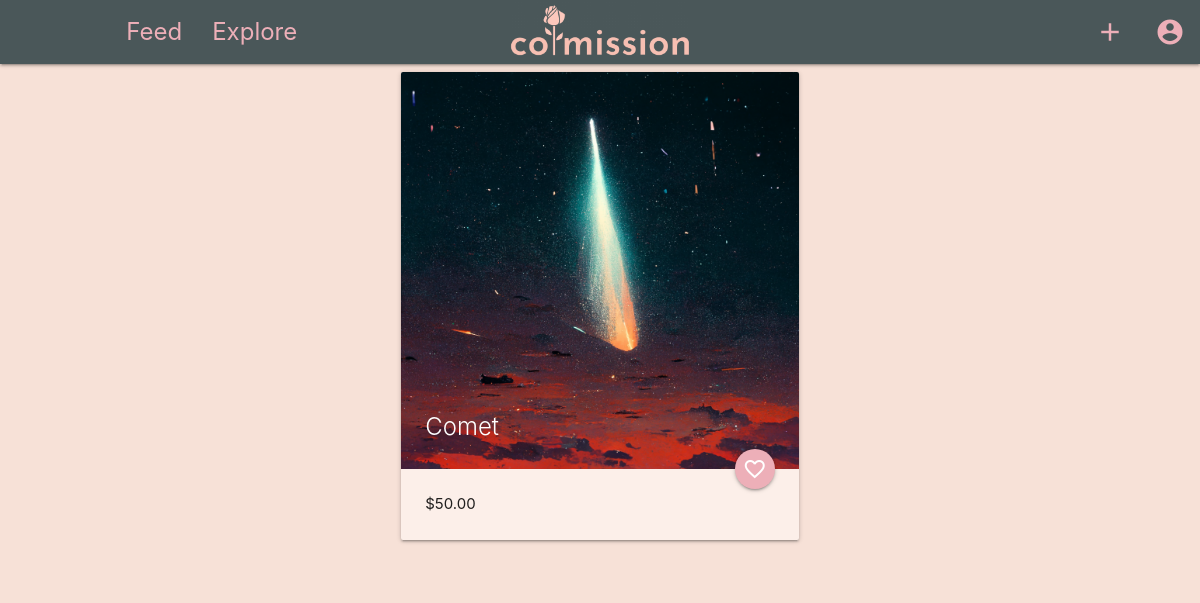
Page /listing/1 (signed in) on the committed database.
### app/models.py (models this page shows, shortened)
class Post(db.Model):
    id = Column(Integer, primary_key=True)
    image_path = Column(String, nullable=False)
    caption = Column(String)
    artist_id = Column(Integer, ForeignKey("user.id"), nullable=False)
    artist = relationship("User", back_populates="posts")
    posted_at = Column(DateTime, nullable=False)
    price = Column(Float)
    tags = relationship("Tag", back_populates="post")

### app/routes.py (the view)
@app.route("/listing/<int:post_id>")
def listing(post_id):
    post = Post.query.filter_by(id=post_id).first_or_404()
    artist = User.query.filter_by(id=post.artist_id).first()
    like = Likes.query.filter_by(user_id=current_user.id, post_id=post_id).first()
    if like:
        liked = True
    else:
        liked = False
    return render_template("listing.html", post=post, artist=artist, liked=liked)

### app/models.py (called while the page is built)
@login.user_loader
def load_user(id):
    return User.query.get(int(id))

### app/templates/listing.html (shortened to what this page needs)
{% extends "base.html" %}
{% block app_content %}
<div class="row">
  <div class="col s12 offset-s3">
    <span class="purchase-el">
      <div class="row">
        <div class="col s12 m6">
          <div class="card">
            <div class="card-image">
              <img src="{{post.image_path}}">
              <span class="card-title">{{post.caption}}</span>
              {% if current_user.is_authenticated %}
              {% if not liked %}
              <a href="/like/{{post.id}}" class="btn-floating halfway-fab waves-effect waves-light like"><i
                  class="material-icons">favorite_border</i></a>
              {% else %}
              <a href="/unlike/{{post.id}}" class="btn-floating halfway-fab waves-effect waves-light like"><i
                  class="material-icons">favorite</i></a>
              </a>
              {% endif %}
              {% endif %}
            </div>
            <div class="card-content">
              <p> {{ "$%.2f"|format(post.price) }}</p>
            </div>
          </div>
        </div>
      </div>
    </span>
  </div>
  <div class="col s6 offset-s3">
    <span class="purchase-el paypal-buttons"> {% if current_user.is_authenticated %}
  </div>
</div>
{% else %}
<p>You need to be <a href="/login/" target="blank"><strong>logged in</strong></a> to purchase.</p>
{% endif %}
{% endblock %}

### app/static/css/style.css (style rules this page uses)
body { background-color: #F7E1D7; }
.card { background-color: #fcefe9; }
.like { background-color: #EDAFB8; }

### rows in the picture
Post: image_path (picture), caption "Comet", price "$50.00"
